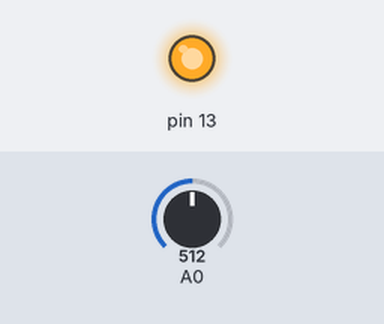
This sketch was run on a simulated Arduino Uno, built with avr-gcc and run on an emulated ATmega328P. Parts: output pins drawn as LEDs (lit = HIGH). Inputs (shaded band) come from the test bench; at power-on: A0 = 512.

Above: at 1.8 s.
1.9 s: A0 set to 0
3.6 s: A0 set to 122
At 3.9 s:
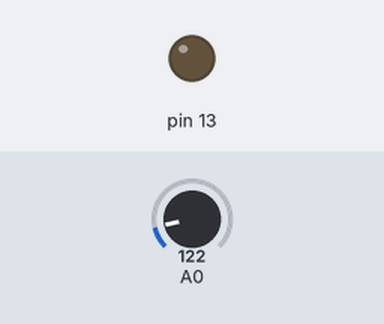
Timing chart, 0 to 13.1 s (numbered marks = the images above; inputs shaded):
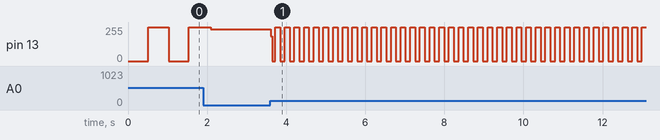

Measured:
- after the input at 3.6 s, pin 13: 240/255 → 187/255 at once, then moves between 0/255 and 255/255, repeating every 0.24 s

The sketch:

potentiometer.ino
```cpp
void setup()
{

  pinMode(13, OUTPUT);

}


void loop()
{
 int hamten = analogRead(0);

 digitalWrite(13,LOW);
 delay(hamten);
 digitalWrite(13,HIGH);
delay(hamten);
}
```
